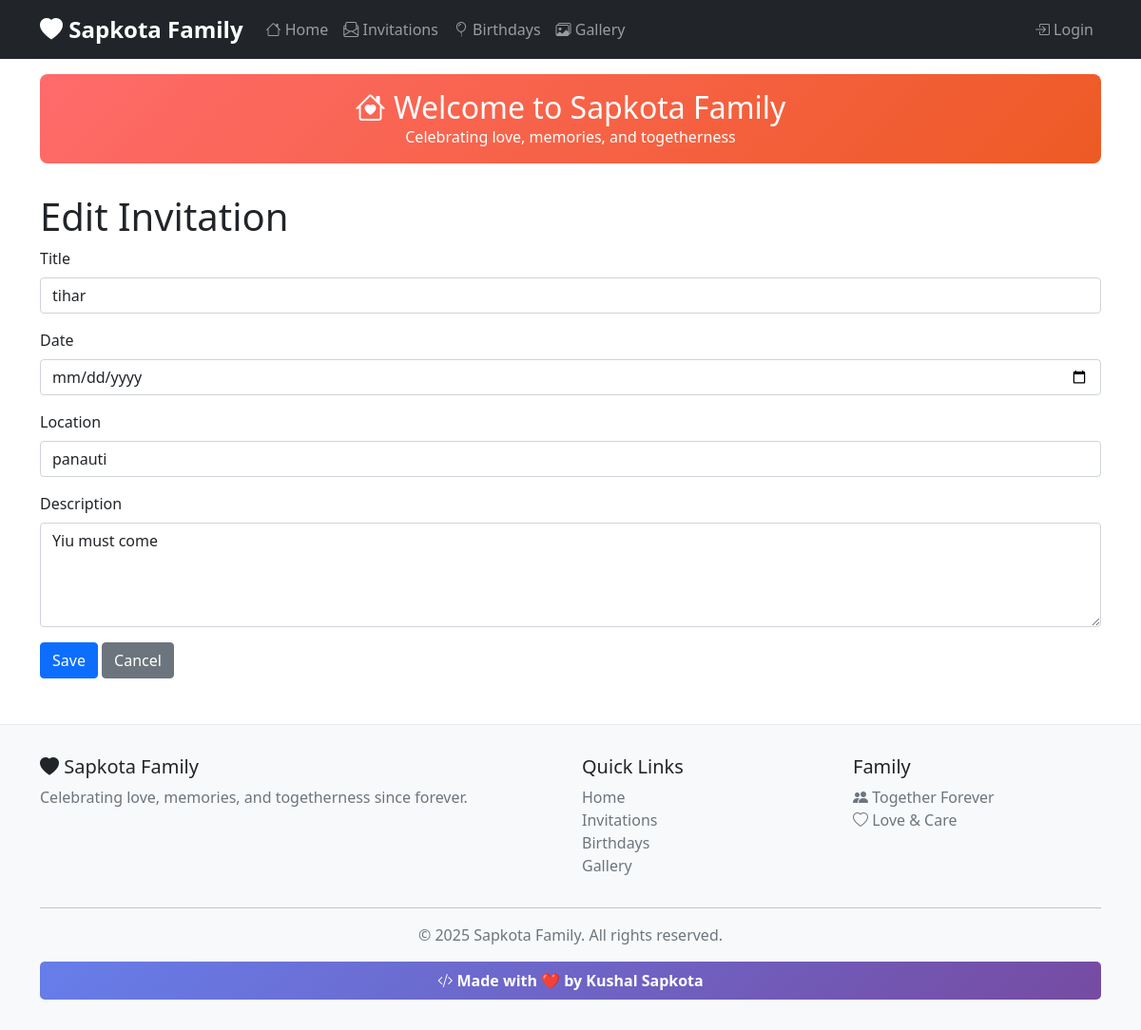
The page /invitations/1/update/ on the database its author committed.
### core/models.py (models this page shows, shortened)
class Invitation(models.Model):
    title = models.CharField(max_length=200)
    date = models.DateField()
    location = models.CharField(max_length=250, blank=True)
    description = models.TextField(blank=True)
    created_at = models.DateTimeField(default=timezone.now)

### core/views.py (the view, shortened to what this page needs)
# urls.py: path('invitations/<int:pk>/update/', views.invitation_update, name='invitation_update'),
def invitation_update(request, pk):
    invitation = get_object_or_404(Invitation, pk=pk)
    return render(request, 'invitation_form.html', {'invitation': invitation})

### core/templates/invitation_form.html (shortened to what this page needs)
{% extends 'base.html' %}
{% block content %}
<h1>{% if invitation %}Edit{% else %}Create{% endif %} Invitation</h1>
<form method="post">
    <div class="mb-3">
        <label for="title" class="form-label">Title</label>
        <input type="text" class="form-control" id="title" name="title"
               value="{{ invitation.title|default:'' }}" required>
    </div>
    <div class="mb-3">
        <label for="date" class="form-label">Date</label>
        <input type="date" class="form-control" id="date" name="date"
               value="{{ invitation.date|default:'' }}" required>
    </div>
    <div class="mb-3">
        <label for="location" class="form-label">Location</label>
        <input type="text" class="form-control" id="location" name="location"
               value="{{ invitation.location|default:'' }}">
    </div>
    <div class="mb-3">
        <label for="description" class="form-label">Description</label>
        <textarea class="form-control" id="description" name="description" rows="4">{{ invitation.description|default:'' }}</textarea>
    </div>
    <button type="submit" class="btn btn-primary">Save</button>
    <a href="{% url 'invitation_list' %}" class="btn btn-secondary">Cancel</a>
</form>
{% endblock %}

### rows shown on the page
Invitation: title "tihar", location "panauti", description "Yiu must come"
